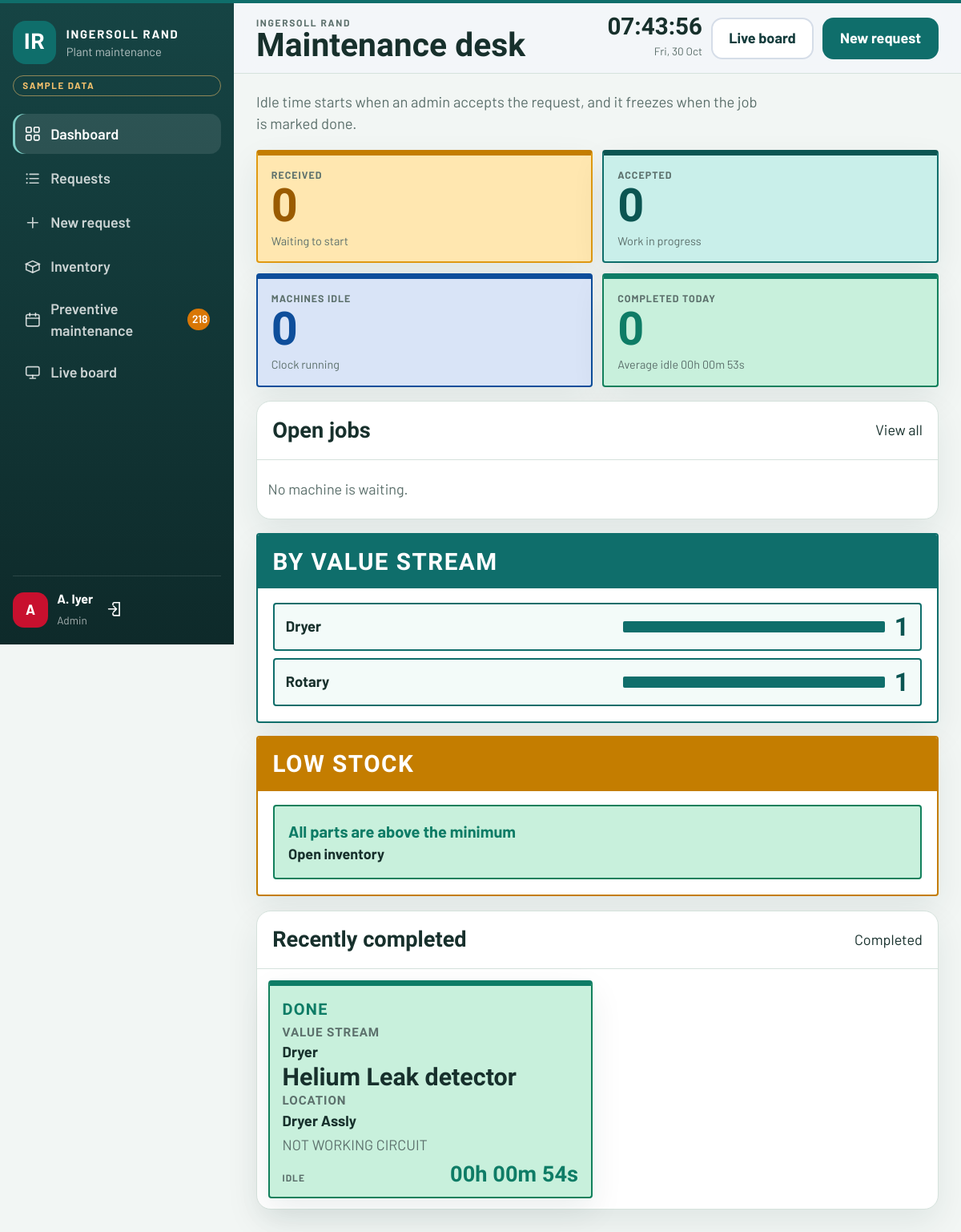
The page / (signed in) on the database its author committed.
### maintenance/models.py (models this page shows, shortened)
class User(AbstractUser):
    class Role(models.TextChoices):
        SUPERADMIN = 'superadmin', 'Super Admin'
        ADMIN = 'admin', 'Admin'
        EMPLOYEE = 'employee', 'Employee'
    role = models.CharField(max_length=20, choices=Role.choices, default=Role.EMPLOYEE)
    employee_code = models.CharField(max_length=20, unique=True, blank=True)
    department = models.CharField(max_length=80, blank=True)
    phone = models.CharField('Extension', max_length=30, blank=True)
    created_by = models.ForeignKey(
        'self',
        null=True,
        blank=True,
        on_delete=models.SET_NULL,
        related_name='provisioned_users',
    )
    class Meta:
        ordering = ['first_name', 'username']
    @property
    def is_superadmin(self):
        return self.role == self.Role.SUPERADMIN
    @property
    def is_admin_role(self):
        return self.role in {self.Role.SUPERADMIN, self.Role.ADMIN}

class Ticket(models.Model):
    class Status(models.TextChoices):
        PENDING = 'pending', 'Received'
        ATTEMPTED = 'attempted', 'Accepted'
        COMPLETED = 'completed', 'Done'
        REJECTED = 'rejected', 'Rejected'
    class Priority(models.TextChoices):
        LOW = 'low', 'Low'
        MEDIUM = 'medium', 'Medium'
        HIGH = 'high', 'High'
        CRITICAL = 'critical', 'Critical'
    ticket_no = models.CharField(max_length=32, unique=True)
    raised_by = models.ForeignKey(settings.AUTH_USER_MODEL, on_delete=models.PROTECT, related_name='tickets')
    asset = models.ForeignKey(Asset, on_delete=models.PROTECT, related_name='tickets')
    category = models.ForeignKey(Category, on_delete=models.PROTECT, related_name='tickets')
    subcategory = models.ForeignKey(SubCategory, on_delete=models.PROTECT, related_name='tickets')
    priority = models.CharField(max_length=20, choices=Priority.choices, default=Priority.MEDIUM)
    remarks = models.TextField()
    status = models.CharField(max_length=20, choices=Status.choices, default=Status.PENDING)
    created_at = models.DateTimeField(default=timezone.now)
    attempted_at = models.DateTimeField(null=True, blank=True)
    attempted_by = models.ForeignKey(
        settings.AUTH_USER_MODEL,
        null=True,
        blank=True,
        on_delete=models.SET_NULL,
        related_name='attempted_tickets',
    )
    attempt_notes = models.TextField(blank=True)
    completed_at = models.DateTimeField(null=True, blank=True)
    completed_by = models.ForeignKey(
        settings.AUTH_USER_MODEL,
        null=True,
        blank=True,
        on_delete=models.SET_NULL,
        related_name='completed_tickets',
    )
    completion_notes = models.TextField(blank=True)
    rejected_at = models.DateTimeField(null=True, blank=True)
    rejected_by = models.ForeignKey(
        settings.AUTH_USER_MODEL,
        null=True,
        blank=True,
        on_delete=models.SET_NULL,
        related_name='rejected_tickets',
    )
    reject_reason = models.TextField(blank=True)
    class Meta:
        ordering = ['-created_at']
        indexes = [
            models.Index(fields=['status', 'created_at']),
        ]
    @property
    def idle_delta(self):
        if not self.attempted_at:
            return None
        end = self.completed_at or timezone.now()
        return end - self.attempted_at
    @property
    def idle_display(self):
        if self.idle_delta is None:
            return 'Not started'
        return format_duration(self.idle_delta)
    @property
    def idle_is_critical(self):
        if self.status != self.Status.ATTEMPTED or self.idle_delta is None:
            return False
        return self.idle_delta.total_seconds() >= 8 * 3600

class Category(models.Model):
    name = models.CharField(max_length=120, unique=True)
    code = models.CharField(max_length=20, unique=True)
    description = models.TextField(blank=True)
    sort_order = models.PositiveIntegerField(default=0)
    is_active = models.BooleanField(default=True)
    class Meta:
        ordering = ['sort_order', 'name']
        verbose_name_plural = 'categories'

class SubCategory(models.Model):
    category = models.ForeignKey(Category, on_delete=models.PROTECT, related_name='subcategories')
    name = models.CharField(max_length=120)
    code = models.CharField(max_length=24, unique=True)
    description = models.TextField(blank=True)
    sort_order = models.PositiveIntegerField(default=0)
    is_active = models.BooleanField(default=True)
    class Meta:
        ordering = ['sort_order', 'name']
        verbose_name_plural = 'subcategories'
        constraints = [
            models.UniqueConstraint(fields=['category', 'name'], name='uniq_subcategory_name'),
        ]

class Asset(models.Model):
    subcategory = models.ForeignKey(SubCategory, on_delete=models.PROTECT, related_name='assets')
    code = models.CharField(max_length=40, unique=True)
    name = models.CharField(max_length=140)
    location = models.CharField(max_length=120)
    is_active = models.BooleanField(default=True)
    class Meta:
        ordering = ['code']

### maintenance/views.py (the view)
# urls.py: path('', views.home, name='home'),
@login_required
def home(request):
    tickets = _scoped_tickets(request.user)
    grouped = {row['status']: row['c'] for row in tickets.values('status').annotate(c=Count('id'))}
    for key in (Ticket.Status.PENDING, Ticket.Status.ATTEMPTED, Ticket.Status.COMPLETED):
        grouped.setdefault(key, 0)
    start = timezone.localtime().replace(hour=0, minute=0, second=0, microsecond=0)
    done = [t for t in tickets.filter(status=Ticket.Status.COMPLETED, completed_at__isnull=False) if t.attempted_at]
    if done:
        avg_seconds = sum((t.completed_at - t.attempted_at).total_seconds() for t in done) / len(done)
        avg_idle = format_duration(timedelta(seconds=avg_seconds))
    else:
        avg_idle = '—'
    rows = list(tickets.values('category_id', 'category__name').annotate(c=Count('id')).order_by('-c'))
    top = max((row['c'] for row in rows), default=1) or 1
    bars = [
        {'id': row['category_id'], 'name': row['category__name'], 'count': row['c'], 'pct': round(row['c'] / top * 100)}
        for row in rows
    ]
    low_items = []
    people = None
    if request.user.is_admin_role:
        low_items = list(
            InventoryItem.objects.filter(is_active=True, quantity__lte=F('min_quantity')).order_by('quantity')[:6]
        )
    if request.user.is_superadmin:
        people = {
            'admin': User.objects.filter(role=User.Role.ADMIN, is_active=True).count(),
            'employee': User.objects.filter(role=User.Role.EMPLOYEE, is_active=True).count(),
        }
    context = {
        'counts': grouped,
        'machines_down': tickets.filter(status=Ticket.Status.ATTEMPTED).values('asset_id').distinct().count(),
        'completed_today': tickets.filter(status=Ticket.Status.COMPLETED, completed_at__gte=start).count(),
        'avg_idle': avg_idle,
        'open_tickets': tickets.filter(status__in=OPEN_STATUSES).order_by('created_at')[:8],
        'recent_completed': tickets.filter(status=Ticket.Status.COMPLETED).order_by('-completed_at')[:4],
        'bars': bars,
        'low_items': low_items,
        'people': people,
    }
    return render(request, 'dashboard/home.html', context)

### maintenance/context_processors.py (called while the page is built)
def nav(request):
    user = getattr(request, 'user', None)
    if user is None or not user.is_authenticated:
        return {}
    open_jobs = Ticket.objects.filter(status__in=[Ticket.Status.PENDING, Ticket.Status.ATTEMPTED])
    if user.role == user.Role.EMPLOYEE:
        open_jobs = open_jobs.filter(raised_by=user)
        low_stock = 0
    else:
        low_stock = InventoryItem.objects.filter(
            is_active=True,
            quantity__lte=F('min_quantity'),
        ).count()
    soon = timezone.localdate() + timedelta(days=7)
    pm_due = 0
    if user.is_admin_role:
        pm_due = PreventiveTask.objects.filter(completed_on__isnull=True, plan_date__lte=soon).count()
    return {
        'nav_open_count': open_jobs.count(),
        'nav_low_stock': low_stock,
        'nav_pm_due': pm_due,
    }

### maintenance/models.py (called while the page is built)
def format_duration(delta):
    if delta is None:
        return '—'
    total = int(abs(delta.total_seconds()))
    days, rem = divmod(total, 86400)
    hours, rem = divmod(rem, 3600)
    minutes, seconds = divmod(rem, 60)
    if days:
        return f'{days}d {hours:02d}h {minutes:02d}m'
    return f'{hours:02d}h {minutes:02d}m {seconds:02d}s'

### maintenance/views.py (called while the page is built)
def _scoped_tickets(user):
    qs = Ticket.objects.select_related('asset', 'category', 'subcategory', 'raised_by')
    if user.role == User.Role.EMPLOYEE:
        qs = qs.filter(raised_by=user)
    return qs

### templates/dashboard/home.html (shortened to what this page needs)
{% extends "base.html" %}
{% block eyebrow %}Ingersoll Rand{% endblock %}
{% block page_title %}Maintenance desk{% endblock %}
{% block page_actions %}
  {% if user.is_admin_role %}
  <a class="btn btn-ghost" href="{% url 'tv_board' %}">Live board</a>
  {% endif %}
  <a class="btn btn-primary" href="{% url 'ticket_create' %}">New request</a>
{% endblock %}
{% block content %}
<p class="request-lead">Idle time starts when an admin accepts the request, and it freezes when the job is marked done.</p>
<section class="desk-kpis">
  <a class="desk-kpi pending" href="{% url 'ticket_list' %}?status=pending">
    <span>Received</span>
    <b>{{ counts.pending }}</b>
    <small>Waiting to start</small>
  </a>
  <a class="desk-kpi attempted" href="{% url 'ticket_list' %}?status=attempted">
    <span>Accepted</span>
    <b>{{ counts.attempted }}</b>
    <small>Work in progress</small>
  </a>
  <a class="desk-kpi idle" href="{% url 'ticket_list' %}?status=attempted">
    <span>Machines idle</span>
    <b>{{ machines_down }}</b>
    <small>Clock running</small>
  </a>
  <a class="desk-kpi done" href="{% url 'ticket_list' %}?status=completed">
    <span>Completed today</span>
    <b>{{ completed_today }}</b>
    <small>Average idle {{ avg_idle }}</small>
  </a>
</section>
<article class="sheet">
  <div class="sheet-hd">
    <h2>Open jobs</h2>
    <a href="{% url 'ticket_list' %}">View all</a>
  </div>
  <div class="card-grid card-grid-3">
    {% for ticket in open_tickets %}
      {% include "partials/ticket_card.html" %}
    {% empty %}
    <p class="empty">No machine is waiting.</p>
    {% endfor %}
  </div>
</article>
<section class="desk-side">
    <article class="view-card view-problem">
      <h2>By value stream</h2>
      <div class="view-body stream-list">
        {% for bar in bars %}
        <a class="stream-row" href="{% url 'ticket_list' %}?category={{ bar.id }}">
          <span>{{ bar.name }}</span>
          <div class="stream-track" aria-hidden="true"><span style="width: {{ bar.pct }}%"></span></div>
          <b>{{ bar.count }}</b>
        </a>
        {% empty %}
        <p class="empty">No requests yet.</p>
        {% endfor %}
      </div>
    </article>
    {% if user.is_admin_role %}
    <article class="view-card view-decision">
      <h2>Low stock</h2>
      <div class="view-body stream-list">
        {% for item in low_items %}
        <a class="stock-row" href="{% url 'inventory_detail' item.pk %}">
          <div>
            <b>{{ item.name }}</b>
            <span>{{ item.sku }} · minimum {{ item.min_quantity }} {{ item.unit }}</span>
          </div>
          <strong>{{ item.quantity }} {{ item.unit }}</strong>
        </a>
        {% empty %}
        <div class="stock-ok">
          <b>All parts are above the minimum</b>
          <a href="{% url 'inventory_list' %}">Open inventory</a>
        </div>
        {% endfor %}
      </div>
    </article>
    {% endif %}
</section>
<article class="sheet">
  <div class="sheet-hd">
    <h2>Recently completed</h2>
    <a href="{% url 'ticket_list' %}?status=completed">Completed</a>
  </div>
  <div class="card-grid">
    {% for ticket in recent_completed %}
      {% include "partials/ticket_card.html" %}
    {% empty %}
    <p class="empty">Completed jobs will show a frozen idle time.</p>
    {% endfor %}
  </div>
</article>
{% endblock %}

### templates/base.html (shortened to what this page needs)
{% load static %}
<!DOCTYPE html>
<html lang="en">
<head>
  <script src="{% static 'vendor/tailwind.js' %}"></script>
  <link rel="stylesheet" href="{% static 'css/app.css' %}">
</head>
<body class="{% block body_class %}{% endblock %}">
  {% block body %}
  <div class="app-shell">
    {% if user.is_authenticated %}
    {% with name=request.resolver_match.url_name %}
    <aside class="sidebar">
      <a class="brand" href="{% url 'home' %}">
        <div class="brand-mark">IR</div>
        <div>
          <strong>INGERSOLL RAND</strong>
          <small>Plant maintenance</small>
        </div>
      </a>
      <div class="sample-chip">Sample data</div>
      <nav class="nav-list">
        <a class="nav-link {% if name == 'home' %}is-active{% endif %}" href="{% url 'home' %}"><svg class="icon"><use href="#i-grid"></use></svg>Dashboard</a>
        <a class="nav-link " href="{% url 'ticket_list' %}"><svg class="icon"><use href="#i-list"></use></svg>Requests</a>
        <a class="nav-link {% if name == 'ticket_create' %}is-active{% endif %}" href="{% url 'ticket_create' %}"><svg class="icon"><use href="#i-plus"></use></svg>New request</a>
        {% if user.is_admin_role %}
        <a class="nav-link " href="{% url 'inventory_list' %}"><svg class="icon"><use href="#i-box"></use></svg>Inventory</a>
        <a class="nav-link " href="{% url 'pm_list' %}"><svg class="icon"><use href="#i-calendar"></use></svg>Preventive maintenance{% if nav_pm_due %}<span class="nav-badge amber">{{ nav_pm_due }}</span>{% endif %}</a>
        <a class="nav-link {% if name == 'tv_board' %}is-active{% endif %}" href="{% url 'tv_board' %}"><svg class="icon"><use href="#i-screen"></use></svg>Live board</a>
        {% endif %}
      </nav>
      <div class="sidebar-user">
        <div class="avatar">{{ user.first_name|first|default:user.username|first }}</div>
        <div>
          <strong>{{ user.get_full_name|default:user.username }}</strong>
          <span>{{ user.get_role_display }}</span>
        </div>
        <form method="post" action="{% url 'logout' %}">
          <button type="submit" aria-label="Sign out"><svg class="icon"><use href="#i-out"></use></svg></button>
        </form>
      </div>
    </aside>
    {% endwith %}
    {% endif %}
    <div class="main-col">
      {% if user.is_authenticated %}
      <header class="topbar">
        <div>
          <p class="eyebrow">{% block eyebrow %}Operations{% endblock %}</p>
          <h1>{% block page_title %}Dashboard{% endblock %}</h1>
        </div>
        <div class="topbar-actions">
          <div class="live-clock" data-clock></div>
          {% block page_actions %}{% endblock %}
        </div>
      </header>
      {% endif %}
      <main class="content">
        {% block content %}{% endblock %}
      </main>
    </div>
  </div>
  {% endblock %}
</body>
</html>

### templates/partials/ticket_card.html (shortened to what this page needs)
<a class="job-card status-{{ ticket.status }}" href="{% url 'ticket_detail' ticket.pk %}">
  <div class="job-card-status">
    <span>{{ ticket.get_status_display }}</span>
  </div>
  <p class="place-line"><span>Value stream</span><b>{{ ticket.category.name }}</b></p>
  <strong>{{ ticket.subcategory.name }}</strong>
  <p class="place-line"><span>Location</span><b>{{ ticket.asset.location }}</b></p>
  <p class="job-card-note">{{ ticket.remarks }}</p>
  <div class="job-card-idle">
    <span class="idle-label">Idle</span>
    {% include "partials/idle_clock.html" %}
  </div>
</a>

### templates/partials/idle_clock.html
{% if ticket.attempted_at %}
<span class="clock {% if ticket.idle_is_critical %}clock-hot{% endif %} {% if ticket.status == 'completed' %}clock-done{% endif %}" data-idle data-start="{{ ticket.attempted_at|date:'U' }}" {% if ticket.completed_at %}data-end="{{ ticket.completed_at|date:'U' }}"{% endif %}>{{ ticket.idle_display }}</span>
{% else %}
<span class="clock clock-wait">Not started</span>
{% endif %}

### rows shown on the page
User: first_name|first "A", get_full_name "A. Iyer", role "Admin"
Ticket: status "DONE", category.name "Dryer", subcategory.name "Helium Leak detector", asset.location "Dryer Assly", remarks "NOT WORKING CIRCUIT"

### other values the page prints
{{ nav_pm_due }} "218"
{{ counts.pending }} "0"
{{ counts.attempted }} "0"
{{ machines_down }} "0"
{{ completed_today }} "0"
{{ avg_idle }} "00h 00m 53s"
{{ bar.name }} "Dryer" "Rotary"
{{ bar.count }} "1" "1"
